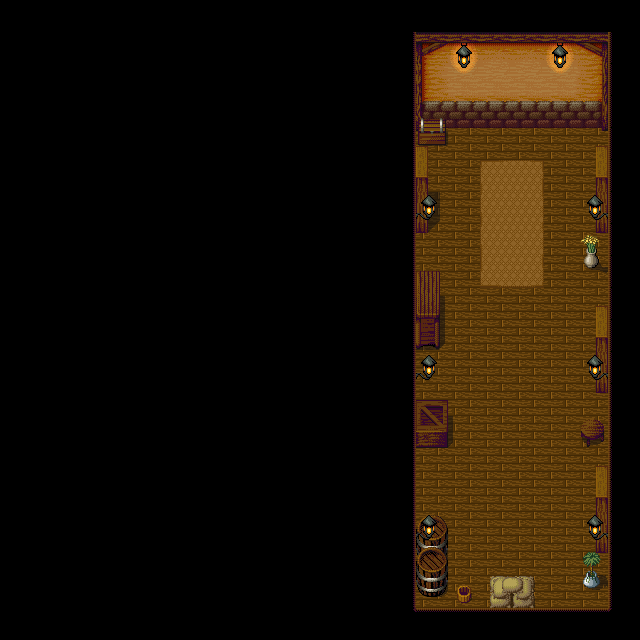

Tiled map render using the project's own tile images. Description and the map definition, with tile-layer contents summarised, below:
An orthogonal 20x20 tile map with 32x32 px tiles, 7 tile layers (outside, floor, carpet, wall, ...), 1 hidden layer not drawn, 6 tilesets and 3 objects (door, spawn, unit).

<map version="1.0" orientation="orthogonal" width="20" height="20" tilewidth="32" tileheight="32">
 <tileset firstgid="1" name="Inq XP MI - Wooden Roof_x" tilewidth="32" tileheight="32">
  <image source="../assets/image/tilesets/Inq XP MI - Wooden Roof_x.png" width="96" height="128" />
 </tileset>
 <tileset firstgid="13" name="Indoor_LowerClass" tilewidth="32" tileheight="32">
  <image source="../assets/image/tilesets/Indoor_LowerClass.png" width="256" height="1472" />
 </tileset>
 <tileset firstgid="381" name="Indoor_MiddleClass" tilewidth="32" tileheight="32">
  <image source="../assets/image/tilesets/Indoor_MiddleClass.png" width="256" height="3776" />
 </tileset>
 <tileset firstgid="1325" name="Indoor_UpperClass" tilewidth="32" tileheight="32">
  <image source="../assets/image/tilesets/Indoor_UpperClass.png" width="256" height="3456" />
 </tileset>
 <tileset firstgid="2189" name="Inq XP MI - Carpet" tilewidth="32" tileheight="32">
  <image source="../assets/image/tilesets/Inq XP MI - Carpet.png" width="192" height="160" />
 </tileset>
 <tileset firstgid="2219" name="Walkable" tilewidth="32" tileheight="32">
  <image source="../assets/image/tilesets/Walkable.png" width="32" height="32" />
 </tileset>
 <layer name="outside" width="20" height="20">
  <data>[400 cells, 46 non-empty, 6 distinct tile ids]</data>
 </layer>
 <layer name="floor" width="20" height="20">
  <data>[400 cells, 90 non-empty, 1 distinct tile ids]</data>
 </layer>
 <layer name="carpet" width="20" height="20">
  <data>[400 cells, 10 non-empty, 8 distinct tile ids]</data>
 </layer>
 <layer name="wall" width="20" height="20">
  <data>[400 cells, 34 non-empty, 17 distinct tile ids]</data>
 </layer>
 <layer name="lights" width="20" height="20">
  <data>[400 cells, 4 non-empty, 2 distinct tile ids]</data>
 </layer>
 <layer name="interiour" width="20" height="20">
  <data>[400 cells, 20 non-empty, 20 distinct tile ids]</data>
 </layer>
 <layer name="collision" width="20" height="20" visible="0" opacity="0.48">
  <data>[400 cells, 65 non-empty, 1 distinct tile ids]</data>
 </layer>
 <objectgroup name="objects" width="20" height="20">
  <object name="testDoor" type="door" x="581" y="497" width="29" height="58">
   <properties>
    <property name="target" value="test" />
   </properties>
  </object>
  <object name="spawnFromTest" type="spawn" x="557" y="532" width="6" height="8">
   <properties>
    <property name="from" value="test" />
    <property name="orientation" value="west" />
   </properties>
  </object>
  <object name="Maid" type="unit" x="514" y="132" width="11" height="9">
   <properties>
    <property name="orientation" value="south" />
    <property name="type" value="maid" />
   </properties>
  </object>
 </objectgroup>
 <layer name="cliff" width="20" height="20">
  <properties>
   <property name="cliff" value="1" />
  </properties>
  <data>[400 cells, 11 non-empty, 5 distinct tile ids]</data>
 </layer>
</map>
